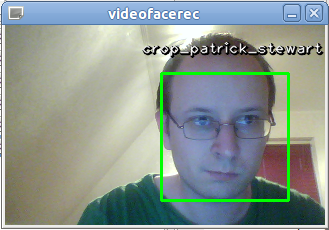
#> input picture faceRecognition/apps/videofacerec/simple_videofacerec.png, 329 x 230 px
$ python -i video.py   (imports and definitions only)   (Python 2 division)   (older library calls are emulated)
#> lines starting #> are read from the running program, lines starting #| are printed output that depends on the picture
import numpy as np
import cv2
from time import clock
from numpy import pi, sin, cos
import common

class VideoSynthBase(object):
    # [14 lines left out: function __init__, not called in this run]

    def render(self, dst):
        pass

    # [15 lines left out: function read, not called in this run]

class Chess(VideoSynthBase):
    # [45 lines left out: functions __init__, draw_quads, render, not called in this run]


classes = dict(chess=Chess)

def create_capture(source):
    '''
      source: <int> or '<int>' or '<filename>' or 'synth:<params>'
    '''
    try: source = int(source)
    except ValueError: pass
    else:
        return cv2.VideoCapture(source)
    source = str(source).strip()
    if source.startswith('synth'):
        ss = filter(None, source.split(':'))
        params = dict( s.split('=') for s in ss[1:] )
        try: Class = classes[params['class']]
        except: Class = VideoSynthBase

        return Class(**params)
    return cv2.VideoCapture(source)


presets = dict(
    empty = 'synth:',
    lena = 'synth:bg=../cpp/lena.jpg:noise=0.1',
    chess = 'synth:class=chess:bg=../cpp/lena.jpg:noise=0.1:size=640x480'
)

# [37 lines not run here, left out]

>>> import cv2
>>> picture = cv2.imread('../simple_videofacerec.png', cv2.IMREAD_GRAYSCALE)
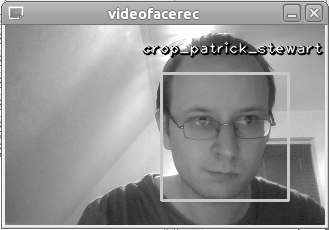
#> picture: shape (230, 329); min 0, max 255, mean 149.6
#> (the run stopped early here; a loop or call above may not have finished)
